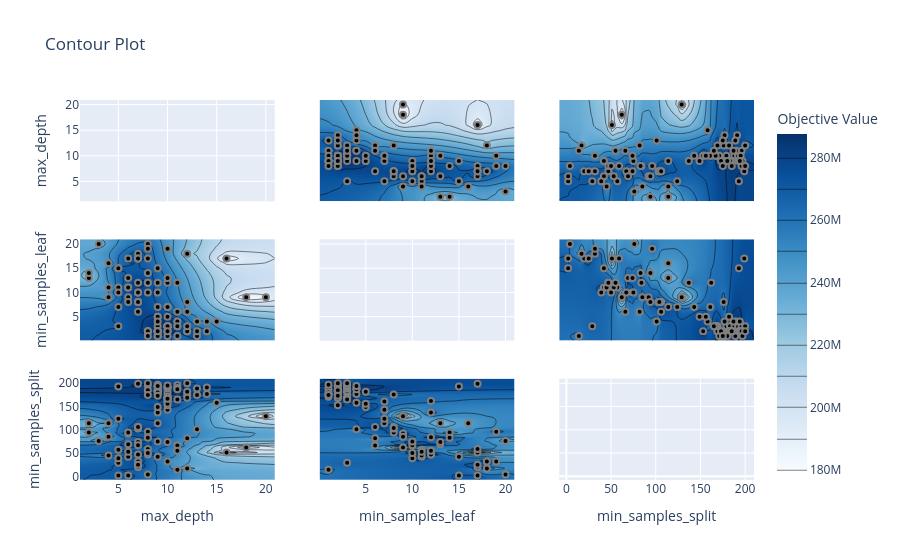

Notebook code cell kept with this figure:
### Code cell
plot_contour(study)

### Figure 1 — Plotly figure (JSON) as saved in the notebook; plotly's stock layout.template omitted (floating-point values rounded to 4 significant figures; data arrays with more than 128 entries replaced by an {"elided": "..."} marker saying what was removed)
{"data": [{"type": "scatter", "xaxis": "x", "yaxis": "y"}, {"colorbar": {"title": {"text": "Objective Value"}}, "colorscale": [[0, "rgb(247,251,255)"], [0.125, "rgb(222,235,247)"], [0.25, "rgb(198,219,239)"], [0.375, "rgb(158,202,225)"], [0.5, "rgb(107,174,214)"], [0.625, "rgb(66,146,198)"], [0.75, "rgb(33,113,181)"], [0.875, "rgb(8,81,156)"], [1, "rgb(8,48,107)"]], "connectgaps": true, "contours": {"coloring": "heatmap"}, "hoverinfo": "none", "line": {"smoothing": 1.3}, "reversescale": false, "showscale": true, "type": "contour", "x": [1.1, 2, 3, 4, 5, 6, 7, 8, 9, 10, 11, 12, 13, 14, 15, 16, 18, 20, 20.9], "xaxis": "x4", "y": [0.05, 1, 2, 3, 4, 5, 6, 7, 8, 9, 10, 11, 12, 13, 14, 15, 16, 17, 18, 19, 20, 20.95], "yaxis": "y4", "z": {"elided": "22x19 float values"}}, {"marker": {"color": "black", "line": {"color": "Gray", "width": 2}}, "mode": "markers", "name": "Feasible Trial", "showlegend": false, "type": "scatter", "x": [10, 14, 12, 5, 5, 15, 16, 5, 20, 12, 8, 2, 5, 2, 6, 8, 7, 8, 7, 10, 10, 7, 7, 3, 9, 12, 4, 7, 7, 9, 11, 7, 6, 4, 6, 6, 4, 9, 6, 13, 18, 6, 5, 8, 8, 10, 8, 11, 9, 8, 11, 7, 7, 7, 5, 7, 9, 10, 9, 10, 14, 9, 9, 12, 10, 10, 10, 11, 13, 10, 10, 10, 10, 12, 10, 11, 10, 12, 13, 11, 10, 10, 11, 9, 10, 9, 9, 9, 8, 9, 9, 9, 9, 9, 8, 9, 8, 9, 8, 9], "xaxis": "x4", "y": [7, 2, 8, 3, 15, 4, 17, 11, 9, 6, 20, 13, 15, 14, 17, 19, 17, 17, 18, 12, 19, 17, 17, 20, 15, 18, 16, 10, 10, 10, 6, 12, 11, 11, 9, 8, 9, 7, 13, 4, 9, 11, 10, 12, 12, 13, 14, 12, 12, 10, 1, 8, 8, 8, 7, 6, 5, 7, 5, 3, 4, 2, 3, 2, 3, 3, 3, 3, 1, 3, 3, 3, 2, 2, 2, 4, 1, 3, 2, 4, 5, 3, 3, 1, 2, 2, 2, 2, 2, 2, 2, 2, 2, 1, 2, 1, 2, 2, 1, 4], "yaxis": "y4"}, {"colorbar": {"title": {"text": "Objective Value"}}, "colorscale": [[0, "rgb(247,251,255)"], [0.125, "rgb(222,235,247)"], [0.25, "rgb(198,219,239)"], [0.375, "rgb(158,202,225)"], [0.5, "rgb(107,174,214)"], [0.625, "rgb(66,146,198)"], [0.75, "rgb(33,113,181)"], [0.875, "rgb(8,81,156)"], [1, "rgb(8,48,107)"]], "connectgaps": true, "contours": {"coloring": "heatmap"}, "hoverinfo": "none", "line": {"smoothing": 1.3}, "reversescale": false, "showscale": false, "type": "contour", "x": [1.1, 2, 3, 4, 5, 6, 7, 8, 9, 10, 11, 12, 13, 14, 15, 16, 18, 20, 20.9], "xaxis": "x7", "y": [-7.9, 2, 4, 14, 17, 20, 25, 29, 32, 39, 42, 45, 47, 50, 51, 53, 55, 57, 59, 62, 66, 67, 69, 74, 75, 76, 82, 83, 84, 85, 92, 94, 96, 101, 103, 104, 106, 114, 124, 129, 137, 143, 149, 153, 156, 158, 161, 162, 165, 167, 168, 169, 171, 173, 175, 176, 177, 179, 180, 182, 183, 184, 185, 186, 187, 188, 189, 190, 191, 192, 193, 194, 195, 196, 197, 199, 200, 209.9], "yaxis": "y7", "z": {"elided": "78x19 float values"}}, {"marker": {"color": "black", "line": {"color": "Gray", "width": 2}}, "mode": "markers", "name": "Feasible Trial", "showlegend": false, "type": "scatter", "x": [10, 14, 12, 5, 5, 15, 16, 5, 20, 12, 8, 2, 5, 2, 6, 8, 7, 8, 7, 10, 10, 7, 7, 3, 9, 12, 4, 7, 7, 9, 11, 7, 6, 4, 6, 6, 4, 9, 6, 13, 18, 6, 5, 8, 8, 10, 8, 11, 9, 8, 11, 7, 7, 7, 5, 7, 9, 10, 9, 10, 14, 9, 9, 12, 10, 10, 10, 11, 13, 10, 10, 10, 10, 12, 10, 11, 10, 12, 13, 11, 10, 10, 11, 9, 10, 9, 9, 9, 8, 9, 9, 9, 9, 9, 8, 9, 8, 9, 8, 9], "xaxis": "x7", "y": [143, 191, 176, 29, 193, 158, 51, 57, 129, 82, 4, 114, 2, 94, 2, 96, 199, 59, 32, 162, 32, 20, 25, 76, 42, 17, 114, 74, 67, 75, 66, 47, 42, 45, 92, 94, 85, 114, 69, 101, 62, 53, 39, 47, 84, 74, 83, 55, 137, 50, 14, 106, 103, 104, 124, 106, 149, 161, 182, 179, 177, 183, 183, 182, 192, 188, 192, 196, 189, 169, 168, 168, 169, 169, 153, 190, 171, 200, 175, 187, 156, 167, 165, 176, 195, 193, 194, 194, 196, 186, 183, 184, 183, 197, 185, 180, 200, 173, 175, 194], "yaxis": "y7"}, {"colorbar": {"title": {"text": "Objective Value"}}, "colorscale": [[0, "rgb(247,251,255)"], [0.125, "rgb(222,235,247)"], [0.25, "rgb(198,219,239)"], [0.375, "rgb(158,202,225)"], [0.5, "rgb(107,174,214)"], [0.625, "rgb(66,146,198)"], [0.75, "rgb(33,113,181)"], [0.875, "rgb(8,81,156)"], [1, "rgb(8,48,107)"]], "connectgaps": true, "contours": {"coloring": "heatmap"}, "hoverinfo": "none", "line": {"smoothing": 1.3}, "reversescale": false, "showscale": false, "type": "contour", "x": [0.05, 1, 2, 3, 4, 5, 6, 7, 8, 9, 10, 11, 12, 13, 14, 15, 16, 17, 18, 19, 20, 20.95], "xaxis": "x2", "y": [1.1, 2, 3, 4, 5, 6, 7, 8, 9, 10, 11, 12, 13, 14, 15, 16, 18, 20, 20.9], "yaxis": "y2", "z": {"elided": "19x22 float values"}}, {"marker": {"color": "black", "line": {"color": "Gray", "width": 2}}, "mode": "markers", "name": "Feasible Trial", "showlegend": false, "type": "scatter", "x": [7, 2, 8, 3, 15, 4, 17, 11, 9, 6, 20, 13, 15, 14, 17, 19, 17, 17, 18, 12, 19, 17, 17, 20, 15, 18, 16, 10, 10, 10, 6, 12, 11, 11, 9, 8, 9, 7, 13, 4, 9, 11, 10, 12, 12, 13, 14, 12, 12, 10, 1, 8, 8, 8, 7, 6, 5, 7, 5, 3, 4, 2, 3, 2, 3, 3, 3, 3, 1, 3, 3, 3, 2, 2, 2, 4, 1, 3, 2, 4, 5, 3, 3, 1, 2, 2, 2, 2, 2, 2, 2, 2, 2, 1, 2, 1, 2, 2, 1, 4], "xaxis": "x2", "y": [10, 14, 12, 5, 5, 15, 16, 5, 20, 12, 8, 2, 5, 2, 6, 8, 7, 8, 7, 10, 10, 7, 7, 3, 9, 12, 4, 7, 7, 9, 11, 7, 6, 4, 6, 6, 4, 9, 6, 13, 18, 6, 5, 8, 8, 10, 8, 11, 9, 8, 11, 7, 7, 7, 5, 7, 9, 10, 9, 10, 14, 9, 9, 12, 10, 10, 10, 11, 13, 10, 10, 10, 10, 12, 10, 11, 10, 12, 13, 11, 10, 10, 11, 9, 10, 9, 9, 9, 8, 9, 9, 9, 9, 9, 8, 9, 8, 9, 8, 9], "yaxis": "y2"}, {"type": "scatter", "xaxis": "x5", "yaxis": "y5"}, {"colorbar": {"title": {"text": "Objective Value"}}, "colorscale": [[0, "rgb(247,251,255)"], [0.125, "rgb(222,235,247)"], [0.25, "rgb(198,219,239)"], [0.375, "rgb(158,202,225)"], [0.5, "rgb(107,174,214)"], [0.625, "rgb(66,146,198)"], [0.75, "rgb(33,113,181)"], [0.875, "rgb(8,81,156)"], [1, "rgb(8,48,107)"]], "connectgaps": true, "contours": {"coloring": "heatmap"}, "hoverinfo": "none", "line": {"smoothing": 1.3}, "reversescale": false, "showscale": false, "type": "contour", "x": [0.05, 1, 2, 3, 4, 5, 6, 7, 8, 9, 10, 11, 12, 13, 14, 15, 16, 17, 18, 19, 20, 20.95], "xaxis": "x8", "y": [-7.9, 2, 4, 14, 17, 20, 25, 29, 32, 39, 42, 45, 47, 50, 51, 53, 55, 57, 59, 62, 66, 67, 69, 74, 75, 76, 82, 83, 84, 85, 92, 94, 96, 101, 103, 104, 106, 114, 124, 129, 137, 143, 149, 153, 156, 158, 161, 162, 165, 167, 168, 169, 171, 173, 175, 176, 177, 179, 180, 182, 183, 184, 185, 186, 187, 188, 189, 190, 191, 192, 193, 194, 195, 196, 197, 199, 200, 209.9], "yaxis": "y8", "z": {"elided": "78x22 float values"}}, {"marker": {"color": "black", "line": {"color": "Gray", "width": 2}}, "mode": "markers", "name": "Feasible Trial", "showlegend": false, "type": "scatter", "x": [7, 2, 8, 3, 15, 4, 17, 11, 9, 6, 20, 13, 15, 14, 17, 19, 17, 17, 18, 12, 19, 17, 17, 20, 15, 18, 16, 10, 10, 10, 6, 12, 11, 11, 9, 8, 9, 7, 13, 4, 9, 11, 10, 12, 12, 13, 14, 12, 12, 10, 1, 8, 8, 8, 7, 6, 5, 7, 5, 3, 4, 2, 3, 2, 3, 3, 3, 3, 1, 3, 3, 3, 2, 2, 2, 4, 1, 3, 2, 4, 5, 3, 3, 1, 2, 2, 2, 2, 2, 2, 2, 2, 2, 1, 2, 1, 2, 2, 1, 4], "xaxis": "x8", "y": [143, 191, 176, 29, 193, 158, 51, 57, 129, 82, 4, 114, 2, 94, 2, 96, 199, 59, 32, 162, 32, 20, 25, 76, 42, 17, 114, 74, 67, 75, 66, 47, 42, 45, 92, 94, 85, 114, 69, 101, 62, 53, 39, 47, 84, 74, 83, 55, 137, 50, 14, 106, 103, 104, 124, 106, 149, 161, 182, 179, 177, 183, 183, 182, 192, 188, 192, 196, 189, 169, 168, 168, 169, 169, 153, 190, 171, 200, 175, 187, 156, 167, 165, 176, 195, 193, 194, 194, 196, 186, 183, 184, 183, 197, 185, 180, 200, 173, 175, 194], "yaxis": "y8"}, {"colorbar": {"title": {"text": "Objective Value"}}, "colorscale": [[0, "rgb(247,251,255)"], [0.125, "rgb(222,235,247)"], [0.25, "rgb(198,219,239)"], [0.375, "rgb(158,202,225)"], [0.5, "rgb(107,174,214)"], [0.625, "rgb(66,146,198)"], [0.75, "rgb(33,113,181)"], [0.875, "rgb(8,81,156)"], [1, "rgb(8,48,107)"]], "connectgaps": true, "contours": {"coloring": "heatmap"}, "hoverinfo": "none", "line": {"smoothing": 1.3}, "reversescale": false, "showscale": false, "type": "contour", "x": [-7.9, 2, 4, 14, 17, 20, 25, 29, 32, 39, 42, 45, 47, 50, 51, 53, 55, 57, 59, 62, 66, 67, 69, 74, 75, 76, 82, 83, 84, 85, 92, 94, 96, 101, 103, 104, 106, 114, 124, 129, 137, 143, 149, 153, 156, 158, 161, 162, 165, 167, 168, 169, 171, 173, 175, 176, 177, 179, 180, 182, 183, 184, 185, 186, 187, 188, 189, 190, 191, 192, 193, 194, 195, 196, 197, 199, 200, 209.9], "xaxis": "x3", "y": [1.1, 2, 3, 4, 5, 6, 7, 8, 9, 10, 11, 12, 13, 14, 15, 16, 18, 20, 20.9], "yaxis": "y3", "z": {"elided": "19x78 float values"}}, {"marker": {"color": "black", "line": {"color": "Gray", "width": 2}}, "mode": "markers", "name": "Feasible Trial", "showlegend": false, "type": "scatter", "x": [143, 191, 176, 29, 193, 158, 51, 57, 129, 82, 4, 114, 2, 94, 2, 96, 199, 59, 32, 162, 32, 20, 25, 76, 42, 17, 114, 74, 67, 75, 66, 47, 42, 45, 92, 94, 85, 114, 69, 101, 62, 53, 39, 47, 84, 74, 83, 55, 137, 50, 14, 106, 103, 104, 124, 106, 149, 161, 182, 179, 177, 183, 183, 182, 192, 188, 192, 196, 189, 169, 168, 168, 169, 169, 153, 190, 171, 200, 175, 187, 156, 167, 165, 176, 195, 193, 194, 194, 196, 186, 183, 184, 183, 197, 185, 180, 200, 173, 175, 194], "xaxis": "x3", "y": [10, 14, 12, 5, 5, 15, 16, 5, 20, 12, 8, 2, 5, 2, 6, 8, 7, 8, 7, 10, 10, 7, 7, 3, 9, 12, 4, 7, 7, 9, 11, 7, 6, 4, 6, 6, 4, 9, 6, 13, 18, 6, 5, 8, 8, 10, 8, 11, 9, 8, 11, 7, 7, 7, 5, 7, 9, 10, 9, 10, 14, 9, 9, 12, 10, 10, 10, 11, 13, 10, 10, 10, 10, 12, 10, 11, 10, 12, 13, 11, 10, 10, 11, 9, 10, 9, 9, 9, 8, 9, 9, 9, 9, 9, 8, 9, 8, 9, 8, 9], "yaxis": "y3"}, {"colorbar": {"title": {"text": "Objective Value"}}, "colorscale": [[0, "rgb(247,251,255)"], [0.125, "rgb(222,235,247)"], [0.25, "rgb(198,219,239)"], [0.375, "rgb(158,202,225)"], [0.5, "rgb(107,174,214)"], [0.625, "rgb(66,146,198)"], [0.75, "rgb(33,113,181)"], [0.875, "rgb(8,81,156)"], [1, "rgb(8,48,107)"]], "connectgaps": true, "contours": {"coloring": "heatmap"}, "hoverinfo": "none", "line": {"smoothing": 1.3}, "reversescale": false, "showscale": false, "type": "contour", "x": [-7.9, 2, 4, 14, 17, 20, 25, 29, 32, 39, 42, 45, 47, 50, 51, 53, 55, 57, 59, 62, 66, 67, 69, 74, 75, 76, 82, 83, 84, 85, 92, 94, 96, 101, 103, 104, 106, 114, 124, 129, 137, 143, 149, 153, 156, 158, 161, 162, 165, 167, 168, 169, 171, 173, 175, 176, 177, 179, 180, 182, 183, 184, 185, 186, 187, 188, 189, 190, 191, 192, 193, 194, 195, 196, 197, 199, 200, 209.9], "xaxis": "x6", "y": [0.05, 1, 2, 3, 4, 5, 6, 7, 8, 9, 10, 11, 12, 13, 14, 15, 16, 17, 18, 19, 20, 20.95], "yaxis": "y6", "z": {"elided": "22x78 float values"}}, {"marker": {"color": "black", "line": {"color": "Gray", "width": 2}}, "mode": "markers", "name": "Feasible Trial", "showlegend": false, "type": "scatter", "x": [143, 191, 176, 29, 193, 158, 51, 57, 129, 82, 4, 114, 2, 94, 2, 96, 199, 59, 32, 162, 32, 20, 25, 76, 42, 17, 114, 74, 67, 75, 66, 47, 42, 45, 92, 94, 85, 114, 69, 101, 62, 53, 39, 47, 84, 74, 83, 55, 137, 50, 14, 106, 103, 104, 124, 106, 149, 161, 182, 179, 177, 183, 183, 182, 192, 188, 192, 196, 189, 169, 168, 168, 169, 169, 153, 190, 171, 200, 175, 187, 156, 167, 165, 176, 195, 193, 194, 194, 196, 186, 183, 184, 183, 197, 185, 180, 200, 173, 175, 194], "xaxis": "x6", "y": [7, 2, 8, 3, 15, 4, 17, 11, 9, 6, 20, 13, 15, 14, 17, 19, 17, 17, 18, 12, 19, 17, 17, 20, 15, 18, 16, 10, 10, 10, 6, 12, 11, 11, 9, 8, 9, 7, 13, 4, 9, 11, 10, 12, 12, 13, 14, 12, 12, 10, 1, 8, 8, 8, 7, 6, 5, 7, 5, 3, 4, 2, 3, 2, 3, 3, 3, 3, 1, 3, 3, 3, 2, 2, 2, 4, 1, 3, 2, 4, 5, 3, 3, 1, 2, 2, 2, 2, 2, 2, 2, 2, 2, 1, 2, 1, 2, 2, 1, 4], "yaxis": "y6"}, {"type": "scatter", "xaxis": "x9", "yaxis": "y9"}], "layout": {"title": {"text": "Contour Plot"}, "xaxis": {"anchor": "y", "domain": [0, 0.2889], "matches": "x7", "range": [1.1, 20.9], "showticklabels": false}, "xaxis2": {"anchor": "y2", "domain": [0.3556, 0.6444], "matches": "x8", "range": [0.05, 20.95], "showticklabels": false}, "xaxis3": {"anchor": "y3", "domain": [0.7111, 1], "matches": "x9", "range": [-7.9, 209.9], "showticklabels": false}, "xaxis4": {"anchor": "y4", "domain": [0, 0.2889], "matches": "x7", "range": [1.1, 20.9], "showticklabels": false}, "xaxis5": {"anchor": "y5", "domain": [0.3556, 0.6444], "matches": "x8", "range": [0.05, 20.95], "showticklabels": false}, "xaxis6": {"anchor": "y6", "domain": [0.7111, 1], "matches": "x9", "range": [-7.9, 209.9], "showticklabels": false}, "xaxis7": {"anchor": "y7", "domain": [0, 0.2889], "range": [1.1, 20.9], "title": {"text": "max_depth"}}, "xaxis8": {"anchor": "y8", "domain": [0.3556, 0.6444], "range": [0.05, 20.95], "title": {"text": "min_samples_leaf"}}, "xaxis9": {"anchor": "y9", "domain": [0.7111, 1], "range": [-7.9, 209.9], "title": {"text": "min_samples_split"}}, "yaxis": {"anchor": "x", "domain": [0.7333, 1], "range": [1.1, 20.9], "title": {"text": "max_depth"}}, "yaxis2": {"anchor": "x2", "domain": [0.7333, 1], "matches": "y", "range": [1.1, 20.9], "showticklabels": false}, "yaxis3": {"anchor": "x3", "domain": [0.7333, 1], "matches": "y", "range": [1.1, 20.9], "showticklabels": false}, "yaxis4": {"anchor": "x4", "domain": [0.3667, 0.6333], "range": [0.05, 20.95], "title": {"text": "min_samples_leaf"}}, "yaxis5": {"anchor": "x5", "domain": [0.3667, 0.6333], "matches": "y4", "range": [0.05, 20.95], "showticklabels": false}, "yaxis6": {"anchor": "x6", "domain": [0.3667, 0.6333], "matches": "y4", "range": [0.05, 20.95], "showticklabels": false}, "yaxis7": {"anchor": "x7", "domain": [0, 0.2667], "range": [-7.9, 209.9], "title": {"text": "min_samples_split"}}, "yaxis8": {"anchor": "x8", "domain": [0, 0.2667], "matches": "y7", "range": [-7.9, 209.9], "showticklabels": false}, "yaxis9": {"anchor": "x9", "domain": [0, 0.2667], "matches": "y7", "range": [-7.9, 209.9], "showticklabels": false}}}
